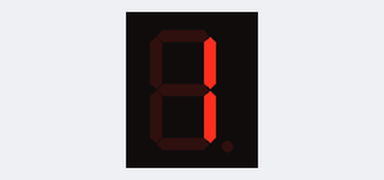
Bench run of a sketch on a simulated Arduino Uno, built with avr-gcc and run on an emulated ATmega328P. On the bench: 1-digit seven-segment display. Wiring (inferred from the names in the program): 1-digit 7-segment display, segments lit when LOW: segments pin 2, pin 3, pin 4, pin 5, pin 6, pin 7, pin 8. The segment pins are drawn as the display they are named for.

Above: at 0.1 s.
At 5.1 s:
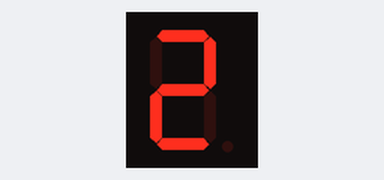
At 10.1 s:
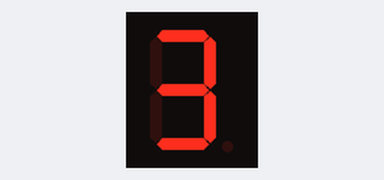

Measured:
- by itself, everything shown: repeats every 15.0 s, in 3 steps
- what the display in image 1 shows lasts 5.0 s, from 5.0 s to 10.0 s

The sketch:

one-two-three-in-7segment.ino
```cpp
int segments[] = {2, 3, 4, 5, 6, 7, 8};


void setup() {
  // put your setup code here, to run once:
  for(int i = 0; i<7; i++){
    pinMode(segments[i], OUTPUT);
  }
}

void loop() {
  // put your main code here, to run repeatedly:
  displaySegment(1, 0, 0, 1, 1, 1, 1);
  delay(5000);

  displaySegment(0, 0, 1, 0, 0, 1, 0);
  delay(5000);

  displaySegment(0, 0, 0, 0, 1, 1, 0);
  delay(5000);
}

void displaySegment(int a, int b, int c, int d, int e, int f, int g) {
	int segmentState[] = {a, b, c, d, e, f, g};

  for(int i=0; i<7; i++){
    digitalWrite(segments[i], segmentState[i]);
  }
}
```
